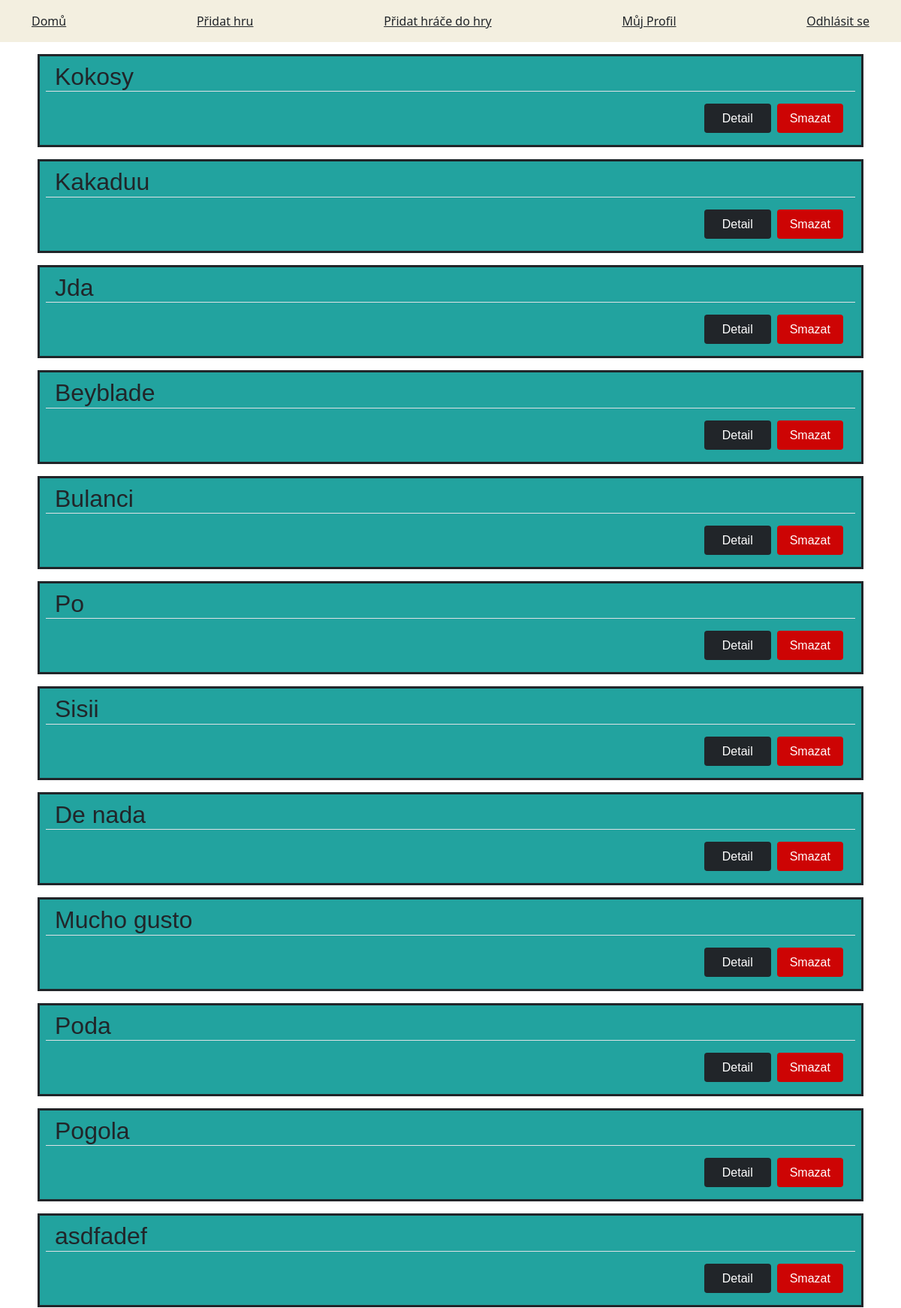
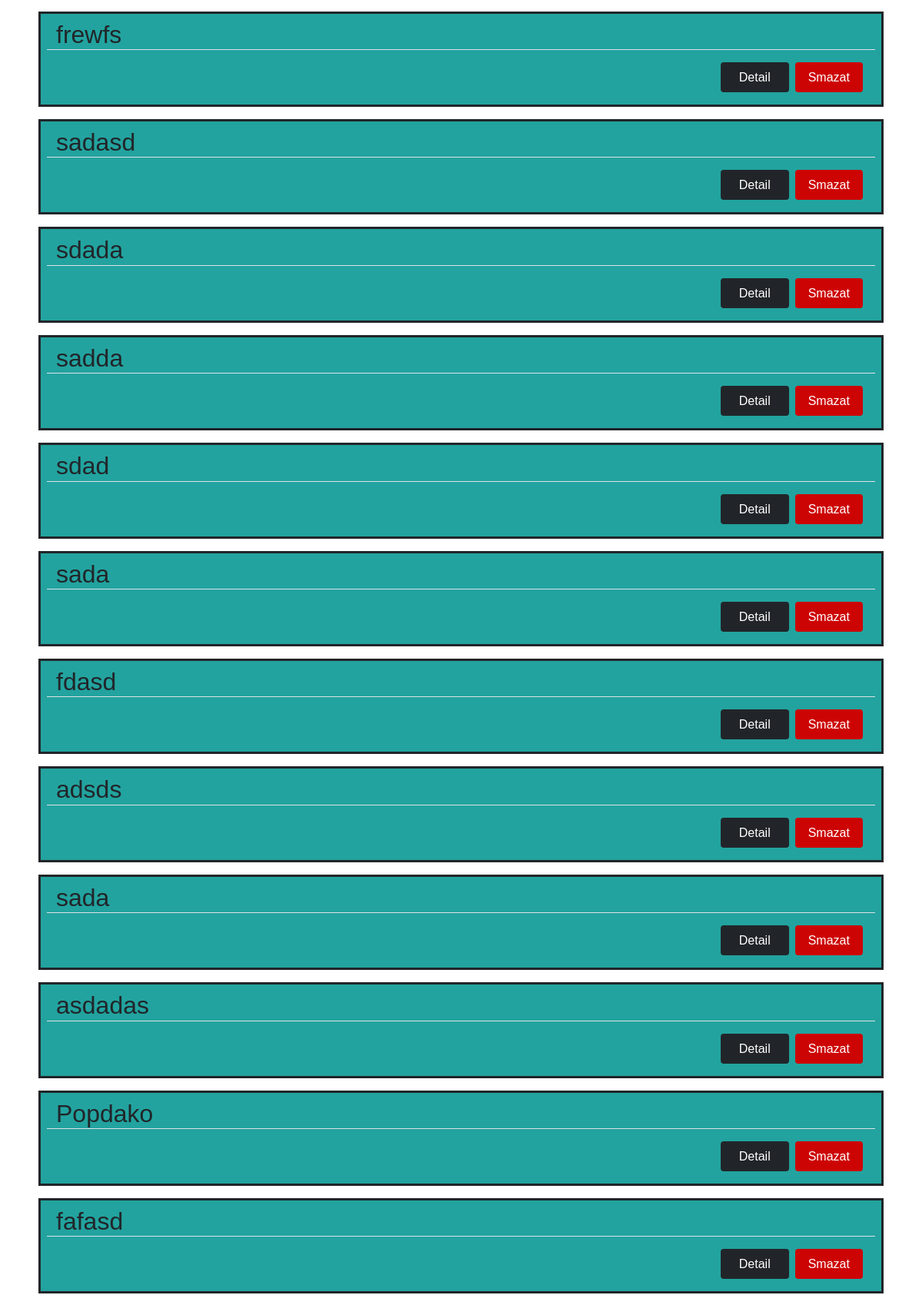
The app's page / (signed in, upper part) with its own data (2 pictures, top to bottom).
### games/models.py (models this page shows, shortened)
class Game(models.Model):
    title = models.CharField('Titulek', max_length=100)
    time_start = models.DateTimeField('Čas zahájení')
    time_end = models.DateTimeField('Čas ukončení', blank=True, null=True)
    description = models.TextField('Popisek', max_length=250)
    author = models.ForeignKey(User, on_delete=models.CASCADE)
    active = models.BooleanField('Aktivní', default=False)
    winner = models.CharField(max_length=200, null=True, blank=True)

### games/views.py (the view)
# urls.py: path('', views.index, name='index'),
@login_required
def index(request):
    games = Game.objects.all().order_by('-time_start')
    gamePlayers = PlayerGame.objects.all()                          #výpis hráčů na indexu
    is_admin_or_player = is_player_or_admin(request.user)
    context = {'games': games, 'gameplayers': gamePlayers, 'is_admin_or_player': is_admin_or_player}
    return render(request, 'index.html', context)

### games/views.py (called while the page is built)
def is_player_or_admin(user):
    if user.is_superuser:                   #funkce na určení zda je užívatel admin nebo hráč
        return user.is_superuser
    else:
        return user.groups.filter(name='Hráč').exists()

### templates/index.html (shortened to what this page needs)
{% extends 'base.html' %}
{% block content %}
    {% if games %}
        {% for game in games %}
            <div class="container">
                <div class="row border border-3 border-dark m-2 mb-3 p-2" style="background-color: #22A39F">
                    <h2 class="d-flex float-start border-bottom"
                        style="font-family: Helvetica">{{ game.title }}  </h2>
                    <div class="float-end d-flex justify-content-end p-2">
                        <button class="col-1 float-end me-2 btn bg-dark"><a
                                class="text-decoration-none text-white " style="font-family: Helvetica"
                                href={% url 'detail' id=game.pk %}>Detail</a></button>
                        {% if user.is_superuser or user == game.author %}
                            <button class="col-1 float-end me-2 btn" style="background-color: #CD0404"><a
                                    class="text-decoration-none text-white " style="font-family: Helvetica"
                                    href={% url 'delete' id=game.pk %}>Smazat</a></button>
                        {% endif %}
                    </div>
                </div>
            </div>
        {% endfor %}
    {% endif %}
{% endblock %}

### records on screen
Game: title "Kokosy"
Game: title "Kakaduu"
Game: title "Jda"
Game: title "Beyblade"
Game: title "Bulanci"
Game: title "Po"
Game: title "Sisii"
Game: title "De nada"
Game: title "Mucho gusto"
Game: title "Poda"
Game: title "Pogola"
Game: title "asdfadef"
Game: title "frewfs"
Game: title "sadasd"
Game: title "sdada"
Game: title "sadda"
Game: title "sdad"
Game: title "sada"
Game: title "fdasd"
Game: title "adsds"
Game: title "sada"
Game: title "asdadas"
Game: title "Popdako"
Game: title "fafasd"
